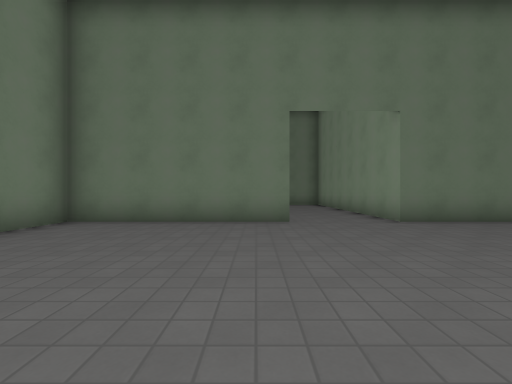
[1] (above)

16 first-person views from a walk through a level from a Godot 3-D game. The camera is 1.2 m above the floor, looks level and sees 90° across. The floor is counted in squares, 1.8 m on a side. Each view is taken from the middle of a square. On the plan, view 1 faces up. The plan holds only what a view shows up to about 9 squares ahead; the rest is blank. Characters and animated objects are left out. Door leaves are left out where a doorway can be walked through. Surface patterns are stand-ins for the level's own textures.

[2]
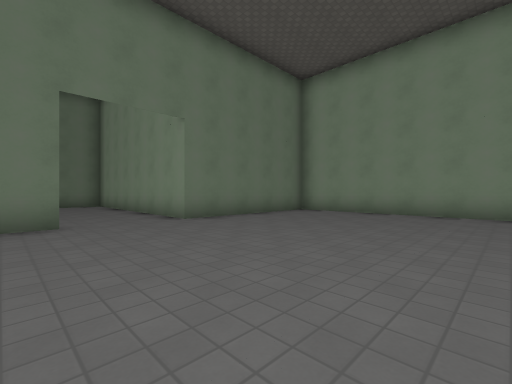

[3]
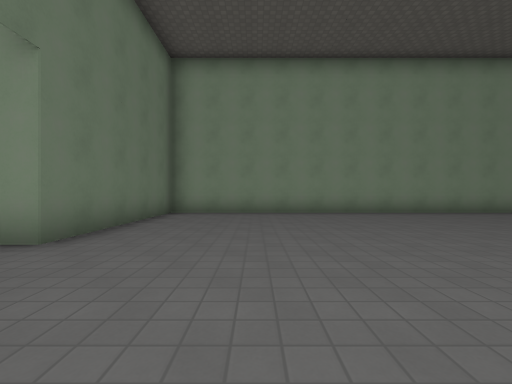

[4]
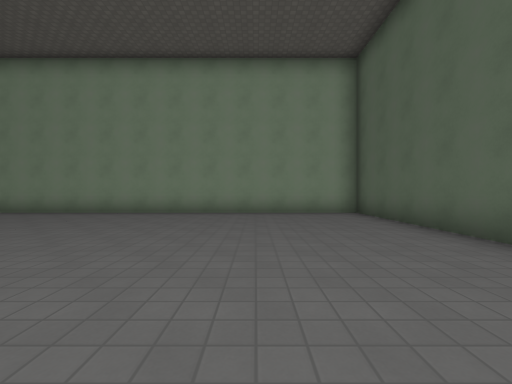

[5]
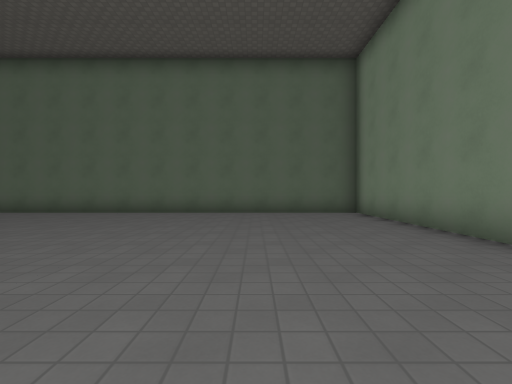

[6]
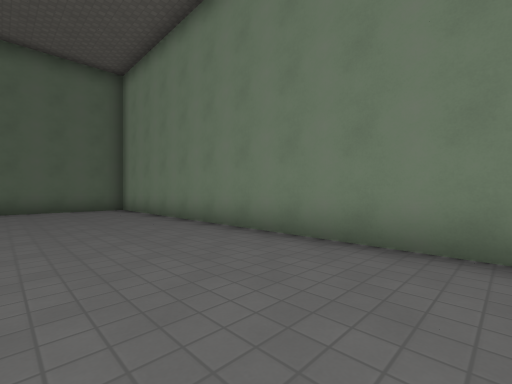

[7]
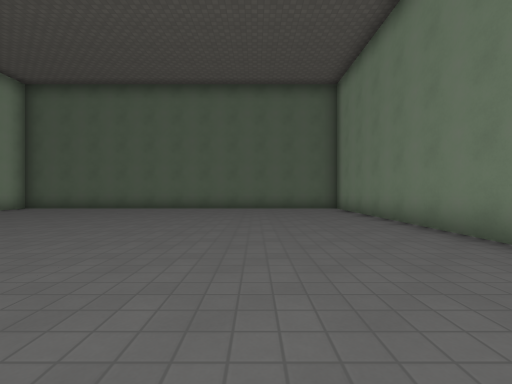

[8]
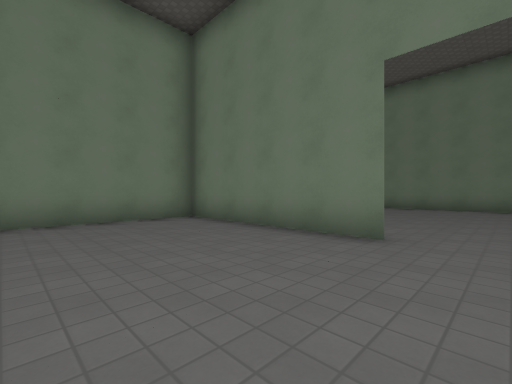

[9]
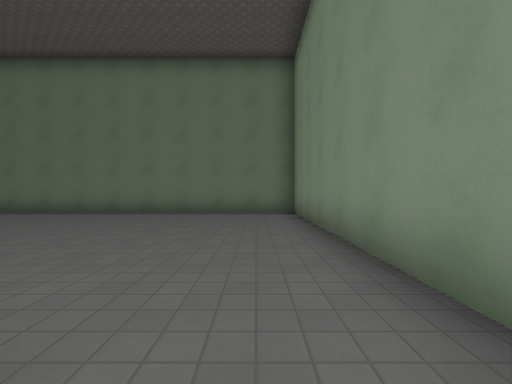

[10]
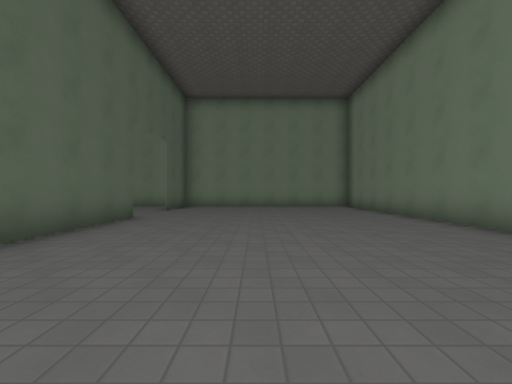

[11]
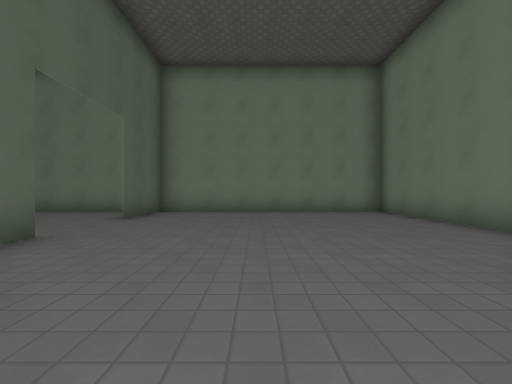

[12]
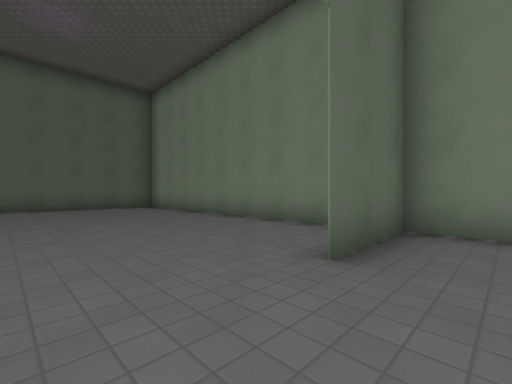

[13]
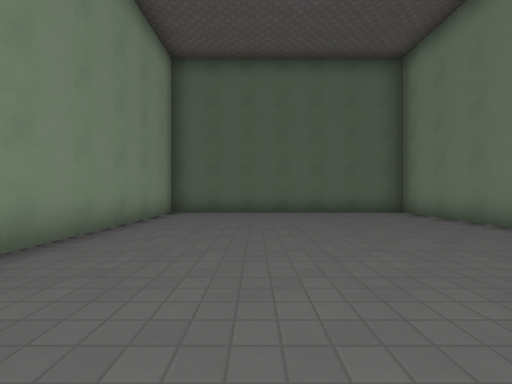

[14]
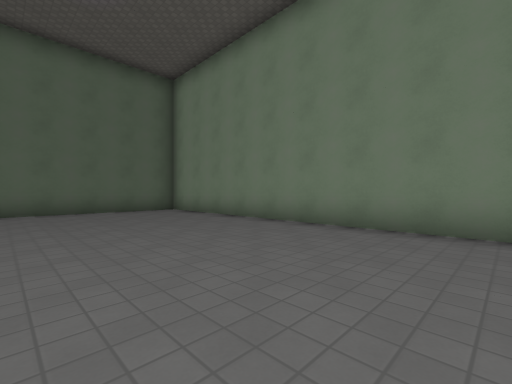

[15]
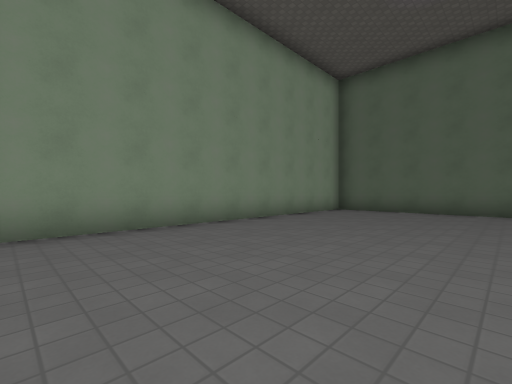

[16]
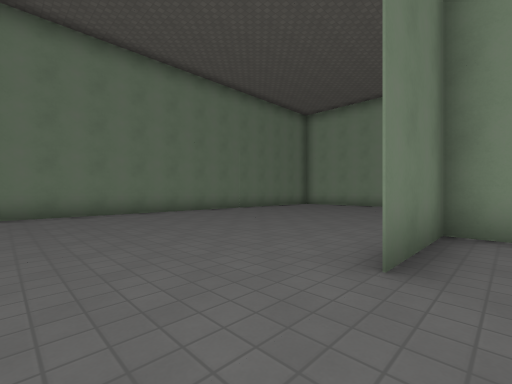

### Floor plan
Ten units are one square. View 1 is at (0, 0); x grows to the right and y downward. Boxes are objects, and circles mark ways between rooms. Rooms are numbered by the first view taken in them; rooms with no view inside come last. Other rooms are left out.
<svg viewBox="-123 -137 210 234">
<path fill="none" stroke="#000" d="M9 -57 -41 -57M-42 -58 -42 92 82 92 82 -57 32 -57M-68 -58 -31 -58M32 -57 32 -132 -117 -132 -117 -60M-118 -58 -92 -58M-41 -57 -68 -57M-117 -60 -117 42 -43 42 -43 -58"/>
<circle cx="20" cy="-60" r="3" fill="#2a7"/>
<circle cx="-80" cy="-60" r="3" fill="#2a7"/>
<text x="20" y="20">1</text>
<text x="-40" y="-100">2</text>
<text x="-80" y="-10">3</text>
</svg>
Room 1 opens to room 2. Room 2 opens to room 3.

Where each view was taken, in squares from view 1:
view 1: 0 up, 0 right, facing up
view 2: 0 up, 0 right, facing up-right
view 3: 3 up, 0 right, facing right
view 4: 6 down, 0 right, facing right
view 5: 1 down, 1 left, facing down
view 6: 1 up, 1 left, facing down-left
view 7: 1 up, 1 left, facing down
view 8: 2 up, 2 right, facing up-left
view 9: 5 up, 2 right, facing up
view 10: 9 up, 0 right, facing left
view 11: 9 up, 3 left, facing left
view 12: 7 up, 7 left, facing down-left
view 13: 4 up, 7 left, facing down
view 14: 5 up, 7 left, facing down-left
view 15: 5 up, 9 left, facing down-right
view 16: 5 up, 9 left, facing up-right
